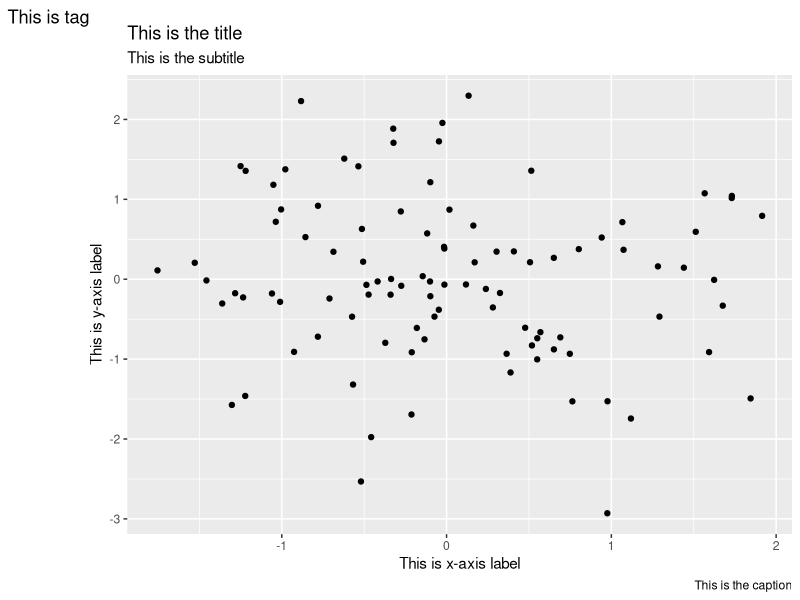
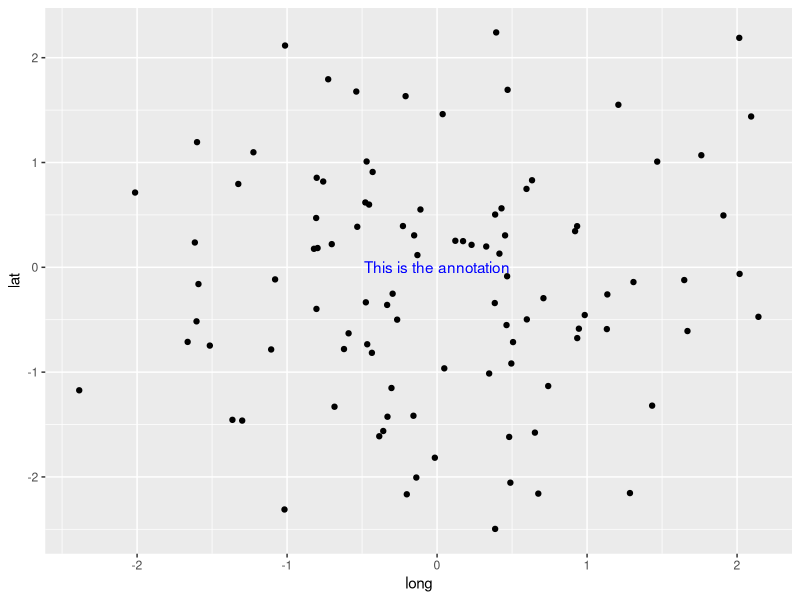

The R source for these figures, in order:
## ---- chunk 1
knitr::opts_chunk$set(warning = FALSE, message = FALSE)
knitr::opts_chunk$set(fig.align = "center", fig.width = 6, fig.asp = 0.7)
library(ggplot2)
library(dplyr)
## ---- chunk 2
ggplot(tibble(long = rnorm(100), lat = rnorm(100))) + 
  geom_point(aes(x = long, y = lat)) +
  labs(
    x = "This is x-axis label", 
    y = "This is y-axis label",
    title = "This is the title",
    subtitle = "This is the subtitle",
    caption = "This is the caption",
    tag = "This is tag"
  )
## ---- chunk 3
ggplot(tibble(long = rnorm(100), lat = rnorm(100))) + 
  geom_point(aes(x = long, y = lat)) +
  annotate(geom = "text", x = 0, y = 0, label = "This is the annotation", color = "blue")
